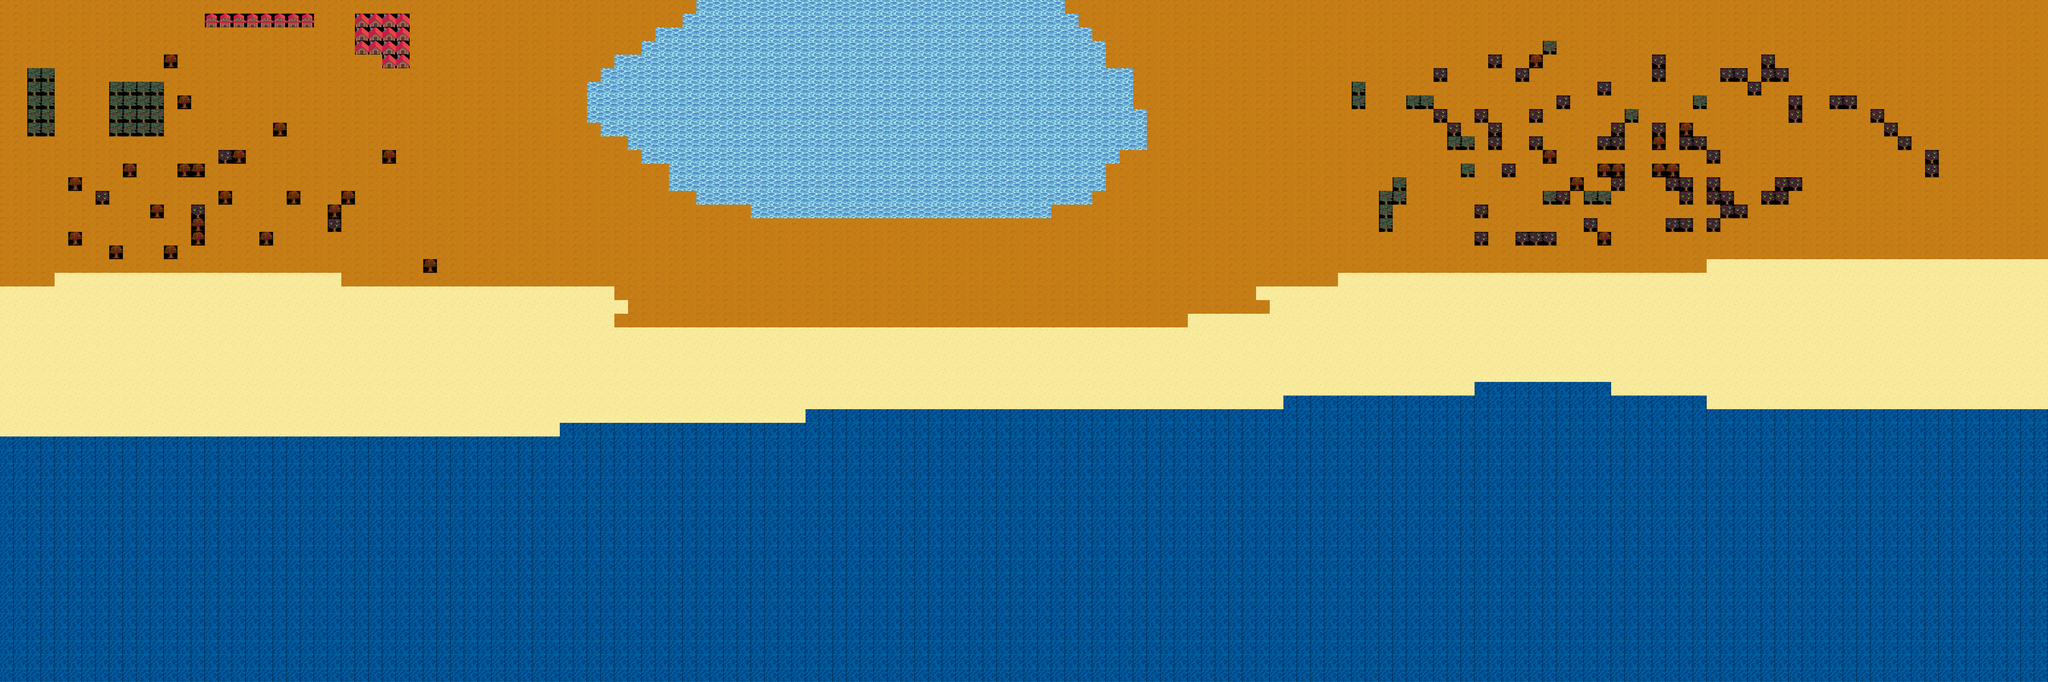

The image is a tile-based game level rendered from a .tmx file. Its description and source (layers, tilesets, objects; grid data summarised) follow:
An orthogonal 150x50 tile map with 32x32 px tiles, 1 tile layer (Tile Layer 1).

<map version="1.8" tiledversion="1.8.4" orientation="orthogonal" renderorder="right-down" width="150" height="50" tilewidth="32" tileheight="32" infinite="0" nextlayerid="2" nextobjectid="1">
 <tileset firstgid="1" source="map.tsx" />
 <layer id="1" name="Tile Layer 1" width="150" height="50">
  <data>[7500 cells, 7500 non-empty, 9 distinct tile ids]</data>
 </layer>
</map>